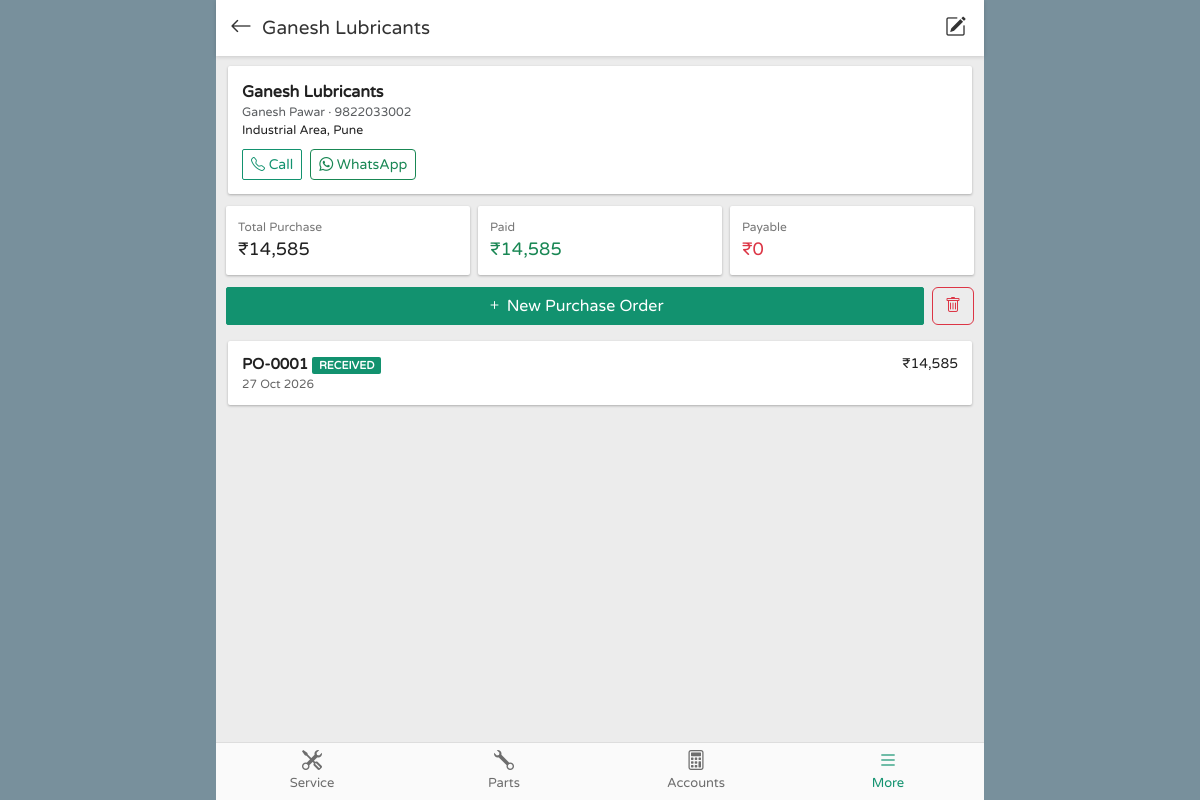
The page /vendor.php?id=2 (signed in) on the database its author committed.
### tables this page shows
CREATE TABLE vendors (
  id              INT UNSIGNED NOT NULL AUTO_INCREMENT,
  name            VARCHAR(150) NOT NULL,
  contact_person  VARCHAR(100) NULL,
  mobile          VARCHAR(15)  NULL,
  email           VARCHAR(100) NULL,
  address         TEXT         NULL,
  gstin           VARCHAR(15)  NULL,
  created_at      DATETIME     NOT NULL DEFAULT CURRENT_TIMESTAMP,
  PRIMARY KEY (id),
  KEY idx_vendors_name (name),
  KEY idx_vendors_mobile (mobile)
);

CREATE TABLE purchase_orders (
  id             INT UNSIGNED NOT NULL AUTO_INCREMENT,
  po_no          VARCHAR(20)   NOT NULL,
  vendor_id      INT UNSIGNED  NOT NULL,
  po_date        DATE          NOT NULL,
  expected_date  DATE          NULL,
  bill_no        VARCHAR(50)   NULL,
  status         ENUM('draft','ordered','received','cancelled') NOT NULL DEFAULT 'draft',
  subtotal       DECIMAL(12,2) NOT NULL DEFAULT 0,
  tax_total      DECIMAL(12,2) NOT NULL DEFAULT 0,
  total          DECIMAL(12,2) NOT NULL DEFAULT 0,
  paid           DECIMAL(12,2) NOT NULL DEFAULT 0,
  received_at    DATETIME      NULL,
  notes          TEXT          NULL,
  created_by     INT UNSIGNED  NULL,
  created_at     DATETIME      NOT NULL DEFAULT CURRENT_TIMESTAMP,
  PRIMARY KEY (id),
  UNIQUE KEY uq_po_no (po_no),
  KEY idx_po_vendor (vendor_id),
  KEY idx_po_status (status),
  KEY idx_po_date (po_date),
  CONSTRAINT fk_po_vendor FOREIGN KEY (vendor_id) REFERENCES vendors(id) ON DELETE RESTRICT,
  CONSTRAINT fk_po_user   FOREIGN KEY (created_by) REFERENCES users(id) ON DELETE SET NULL
);

### includes/helpers.php (called while the page is built, shortened)
<?php
function base_url(): string
{
    static $base = null;
    if ($base !== null) return $base;
    $root = str_replace('\\', '/', realpath(__DIR__ . '/..'));
    $doc  = str_replace('\\', '/', realpath($_SERVER['DOCUMENT_ROOT'] ?? '') ?: '');
    if ($doc !== '' && strpos($root, $doc) === 0) {
        $base = substr($root, strlen($doc));
    } else {
        $script = str_replace('\\', '/', $_SERVER['SCRIPT_NAME'] ?? '');
        $base = preg_replace('#/(api|print)/[^/]*$#', '', $script);
        $base = preg_replace('#/[^/]*\.php$#', '', $base);
    }
    return $base = rtrim($base, '/');
}
function url(string $path = ''): string { return base_url() . '/' . ltrim($path, '/'); }
function asset(string $path): string
{
    $file = __DIR__ . '/../assets/' . $path;
    $v = is_file($file) ? filemtime($file) : 1;
    return url('assets/' . $path) . '?v=' . $v;
}
function e($s): string { return htmlspecialchars((string) ($s ?? ''), ENT_QUOTES | ENT_SUBSTITUTE, 'UTF-8'); }
function inr($n, int $dec = 2): string
{
    $n = (float) $n;
    $neg = $n < 0; $n = abs($n);
    $parts = explode('.', number_format($n, $dec, '.', ''));
    $int = $parts[0];
    $last3 = substr($int, -3);
    $rest = substr($int, 0, -3);
    if ($rest !== '' && $rest !== false) $rest = preg_replace('/\B(?=(\d{2})+(?!\d))/', ',', $rest) . ',';
    $out = ($rest ?: '') . $last3 . ($dec ? '.' . $parts[1] : '');
    return ($neg ? '-' : '') . $out;
}
function money($n, int $dec = 2): string { return ((float) $n < 0 ? '-₹' : '₹') . inr(abs((float) $n), $dec); }
function fmt_date($d, string $f = 'd M Y'): string { return $d ? date($f, strtotime((string) $d)) : '-'; }
function input(string $key, $default = '')
{
    $v = $_POST[$key] ?? $_GET[$key] ?? $default;
    return is_string($v) ? trim($v) : $v;
}
function input_int(string $key, int $default = 0): int { $v = input($key, $default); return is_numeric($v) ? (int) $v : $default; }
function wa_link(?string $mobile, string $text = ''): string
{
    $m = preg_replace('/\D/', '', (string) $mobile);
    if (strlen($m) === 10) $m = COUNTRY_CODE . $m;
    return 'https://wa.me/' . $m . ($text !== '' ? '?text=' . rawurlencode($text) : '');
}
function tel_link(?string $mobile): string { return 'tel:' . preg_replace('/\D/', '', (string) $mobile); }

### includes/db.php (called while the page is built, shortened)
<?php
function db(): PDO
{
    static $pdo = null;
    if ($pdo === null) {
        $dsn = 'mysql:host=' . DB_HOST . ';port=' . DB_PORT . ';dbname=' . DB_NAME . ';charset=utf8mb4';
        try {
            $pdo = new PDO($dsn, DB_USER, DB_PASS, [
                PDO::ATTR_ERRMODE            => PDO::ERRMODE_EXCEPTION,
                PDO::ATTR_DEFAULT_FETCH_MODE => PDO::FETCH_ASSOC,
                PDO::ATTR_EMULATE_PREPARES   => false,
            ]);
            $pdo->exec("SET time_zone = '+05:30'");
        } catch (PDOException $e) {
            http_response_code(500);
            exit(APP_DEBUG ? 'Database connection failed: ' . htmlspecialchars($e->getMessage())
                           : 'Database connection failed. Check config.php');
        }
    }
    return $pdo;
}
function q(string $sql, array $params = []): PDOStatement
{
    $st = db()->prepare($sql);
    $st->execute(array_values($params));
    return $st;
}
function row(string $sql, array $params = []): ?array
{
    $r = q($sql, $params)->fetch();
    return $r === false ? null : $r;
}
function rows(string $sql, array $params = []): array
{
    return q($sql, $params)->fetchAll();
}

### includes/lang.php (called while the page is built, shortened)
<?php
function lang(): string
{
    if (!empty($_SESSION['lang']) && isset(LANGS[$_SESSION['lang']])) return $_SESSION['lang'];
    $d = function_exists('setting') ? (string) setting('default_language') : 'en';
    return isset(LANGS[$d]) ? $d : 'en';
}
function t(string $key): string
{
    static $dict = [];
    $l = lang();
    if (!isset($dict['en'])) $dict['en'] = require __DIR__ . '/lang/en.php';
    return $dict[$l][$key] ?? $dict['en'][$key] ?? ucfirst(str_replace('_', ' ', $key));
}
function te(string $key): string { return e(t($key)); }

### includes/auth.php (called while the page is built, shortened)
<?php
function current_user(): ?array
{
    static $u = false;
    if ($u !== false) return $u;
    $id = $_SESSION['uid'] ?? 0;
    $u = row('SELECT id, name, mobile, email, role, language, is_active FROM users WHERE id = ?', [$id]);
    return $u;
}
function role(): string { return current_user()['role'] ?? ''; }
function is_admin(): bool { return role() === 'admin'; }
function require_login(): array
{
    $u = current_user();
    return $u;
}
function require_perm(string $perm): void
{
    require_login();
}

### vendor.php (the view, shortened to what this page needs)
<?php
require_perm('vendors');
$id = input_int('id');
$v = row('SELECT * FROM vendors WHERE id = ?', [$id]);
$pos = rows('SELECT * FROM purchase_orders WHERE vendor_id = ? ORDER BY po_date DESC, id DESC LIMIT 100', [$id]);
$tot = row("SELECT COALESCE(SUM(total),0) t, COALESCE(SUM(paid),0) p FROM purchase_orders WHERE vendor_id = ? AND status = 'received'", [$id]);
$fill = $v; unset($fill['created_at']);
$header_right = '<button class="hdr-icon" data-bs-toggle="modal" data-bs-target="#venModal" data-fill=\'' . e(json_encode($fill)) . '\' data-title="' . te('edit_vendor') . '"><i class="bi bi-pencil-square"></i></button>';
include __DIR__ . '/includes/header.php';
$cls = ['draft' => 'st-created', 'ordered' => 'st-wip', 'received' => 'st-paid', 'cancelled' => 'st-cancelled'];
?>
<div class="box">
  <div class="fw-bold fs-6"><?= e($v['name']) ?></div>
  <div class="small text-muted"><?= e(implode(' · ', array_filter([$v['contact_person'], $v['mobile'], $v['email']]))) ?></div>
  <?php if ($v['address']): ?><div class="small"><?= e($v['address']) ?></div><?php endif; ?>
  <?php if ($v['mobile']): ?><div class="mt-2 d-flex gap-2">
    <a class="btn btn-sm btn-outline-primary" href="<?= e(tel_link($v['mobile'])) ?>"><i class="bi bi-telephone"></i> <?= te('call') ?></a>
    <a class="btn btn-sm btn-outline-success" target="_blank" href="<?= e(wa_link($v['mobile'])) ?>"><i class="bi bi-whatsapp"></i> WhatsApp</a></div><?php endif; ?>
</div>
<div class="kpi" style="grid-template-columns:repeat(3,1fr)">
  <div><small><?= te('total_purchase') ?></small><b><?= money($tot['t'], 0) ?></b></div>
  <div><small><?= te('paid') ?></small><b class="text-success"><?= money($tot['p'], 0) ?></b></div>
  <div><small><?= te('payable') ?></small><b class="text-danger"><?= money($tot['t'] - $tot['p'], 0) ?></b></div>
</div>
<div class="d-flex gap-2 mb-3">
  <a class="btn btn-primary flex-fill" href="<?= url('po_form.php') ?>"><i class="bi bi-plus"></i> <?= te('new_purchase_order') ?></a>
  <?php if (is_admin()): ?><button class="btn btn-outline-danger" data-post="vendors.php?action=delete" data-params='{"id":<?= $id ?>}' data-confirm="<?= te('are_you_sure') ?>" data-redirect="vendors.php"><i class="bi bi-trash"></i></button><?php endif; ?>
</div>
<?php foreach ($pos as $r): ?>
  <a class="list-card" href="<?= url('po.php?id=' . $r['id']) ?>">
    <div class="r"><?= money($r['total'], 0) ?><?php if ($r['status'] === 'received' && $r['total'] > $r['paid']): ?><div class="small text-danger"><?= money($r['total'] - $r['paid'], 0) ?> <?= te('payable') ?></div><?php endif; ?></div>
    <div class="t"><?= e($r['po_no']) ?> <span class="badge-st <?= $cls[$r['status']] ?>"><?= te('po_' . $r['status']) ?></span></div>
    <div class="s"><?= e(fmt_date($r['po_date'])) ?></div>
  </a>
<?php endforeach; ?>
<?php include __DIR__ . '/includes/vendor_modal.php'; include __DIR__ . '/includes/footer.php'; ?>

### assets/css/app.css (style rules this page uses)
:root { --primary: #12926f; --primary-dark: #0d7559; --primary-light: #e7f4f0; --dark-btn: #263238; --danger: #f44336; --due: #e53935; --blue: #1e88e5; --navy: #1a3a8f; --grey: #78909c; --text: #212121; --muted: #757575; --line: #e0e0e0; --page-bg: #ececec; --outer-bg: #78909c; --card-shadow: 0 1px 3px rgba(0,0,0,.18), 0 1px 2px rgba(0,0,0,.10); --hdr-h: 56px; --nav-h: 58px; --app-max: 768px; --bs-primary: #12926f; --bs-primary-rgb: 18,146,111; --bs-link-color: #12926f; --bs-link-hover-color: #0d7559; }
* { -webkit-tap-highlight-color: transparent; }
html, body { height: 100%; }
body { margin: 0; font-family: "Varela Round", "Poppins", "Nirmala UI", "Noto Sans Devanagari", system-ui, -apple-system, "Segoe UI", Roboto, sans-serif; font-size: 14px; color: var(--text); background: var(--outer-bg); }
a { color: var(--primary); text-decoration: none; }
.hdr-icon { font-size: 21px; color: #333; padding: 4px 6px; background: none; border: 0; }
.st-paid { background: #12926f; }
.badge-st { color: #fff; font-size: 11px; font-weight: 700; padding: 2px 7px; border-radius: 2px; text-transform: uppercase; }
.btn-primary { --bs-btn-bg: var(--primary); --bs-btn-border-color: var(--primary); --bs-btn-hover-bg: var(--primary-dark); --bs-btn-hover-border-color: var(--primary-dark); --bs-btn-active-bg: var(--primary-dark); --bs-btn-disabled-bg: var(--primary); --bs-btn-disabled-border-color: var(--primary); border-radius: 2px; }
.btn-outline-primary { --bs-btn-color: var(--primary); --bs-btn-border-color: var(--primary); --bs-btn-hover-bg: var(--primary); --bs-btn-hover-border-color: var(--primary); --bs-btn-active-bg: var(--primary); border-radius: 2px; }
.list-card { background: #fff; box-shadow: var(--card-shadow); border-radius: 2px; margin: 0 2px 8px; padding: 12px 14px; display: block; color: var(--text); }
.list-card .t { font-weight: 700; font-size: 15px; }
.list-card .s { font-size: 12px; color: #666; }
.list-card .r { float: right; text-align: right; }
.box { background: #fff; box-shadow: var(--card-shadow); border-radius: 2px; padding: 14px; margin: 0 2px 12px; }
.kpi { display: grid; grid-template-columns: repeat(2, 1fr); gap: 8px; margin-bottom: 12px; }
.kpi div { background: #fff; box-shadow: var(--card-shadow); padding: 12px; border-radius: 2px; }
.kpi small { color: #777; font-size: 12px; display: block; }
.kpi b { font-size: 18px; font-weight: 400; }
@media (min-width: 576px) { .kpi { grid-template-columns: repeat(4, 1fr); } }
@media (min-width: 769px) { body { padding: 0; } }

### rows shown on the page
vendors: name "Ganesh Lubricants", contact_person+mobile+email "Ganesh Pawar · 9822033002", address "Industrial Area, Pune"
purchase_orders: total "₹14,585", po_no "PO-0001", status "RECEIVED", po_date "27 Oct 2026"

### other values the page prints
$title_html "Ganesh Lubricants"
te('call') "Call"
te('total_purchase') "Total Purchase"
money($tot['t'], 0) "₹14,585"
te('paid') "Paid"
money($tot['p'], 0) "₹14,585"
te('payable') "Payable"
money($tot['t'] - $tot['p'], 0) "₹0"
te('new_purchase_order') "New Purchase Order"
$label "Service"
$label "Parts"
$label "Accounts"
$label "More"
